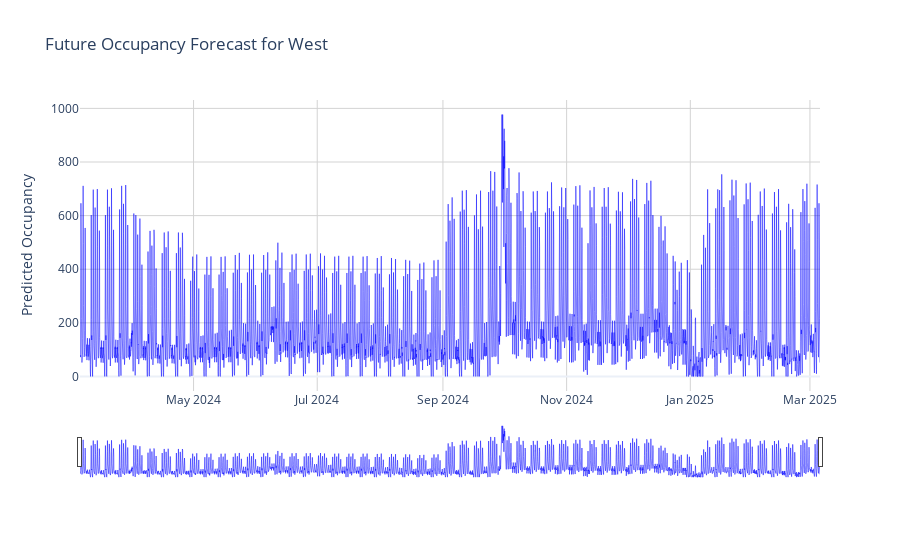

Notebook cell for this chart:
### Code cell
# Create a new figure
fig = go.Figure()

fig.add_trace(go.Scatter(x=future_with_features.index, y=future_with_features['Occupancy'],
                         name='Predicted Parking',
                         line=dict(color='blue', width=0.5),
                         hovertemplate='<b>Date</b>: %{x|%m-%d-%Y}<br>' +
                                       '<b>Patients</b>: %{y}<br>' +
                                       '<b>Day of Week</b>: %{x| %A}<extra></extra>'))

title = f'Future Occupancy Forecast for {parking_lot_to_predict}'

fig.update_layout(
    title=title,
    xaxis=dict(
        rangeslider=dict(visible=True),
        type='date'
    ),
    yaxis_title='Predicted Occupancy',
    template='plotly_white'
)

fig.update_xaxes(showgrid=True, gridwidth=1, gridcolor='lightgrey')
fig.update_yaxes(showgrid=True, gridwidth=1, gridcolor='lightgrey')

fig.show()

### Figure 1 — Plotly figure (JSON) as saved in the notebook; plotly's stock layout.template omitted (floating-point values rounded to 4 significant figures; data arrays with more than 128 entries replaced by an {"elided": "..."} marker saying what was removed)
{"data": [{"hovertemplate": "<b>Date</b>: %{x|%m-%d-%Y}<br><b>Patients</b>: %{y}<br><b>Day of Week</b>: %{x| %A}<extra></extra>", "line": {"color": "blue", "width": 0.5}, "name": "Predicted Parking", "type": "scatter", "x": {"elided": "8760 str values"}, "y": {"elided": "8760 int values"}}], "layout": {"title": {"text": "Future Occupancy Forecast for West"}, "xaxis": {"gridcolor": "lightgrey", "gridwidth": 1, "rangeslider": {"visible": true}, "showgrid": true, "type": "date"}, "yaxis": {"gridcolor": "lightgrey", "gridwidth": 1, "showgrid": true, "title": {"text": "Predicted Occupancy"}}}}
